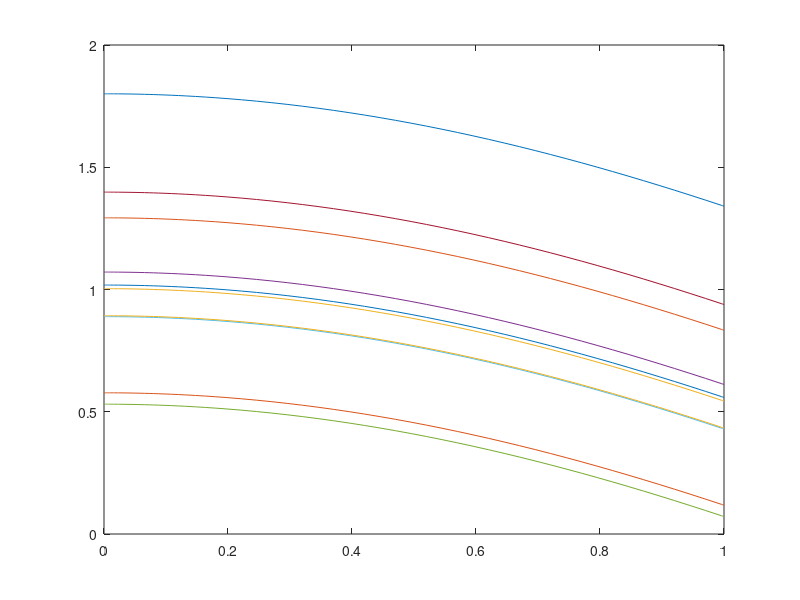
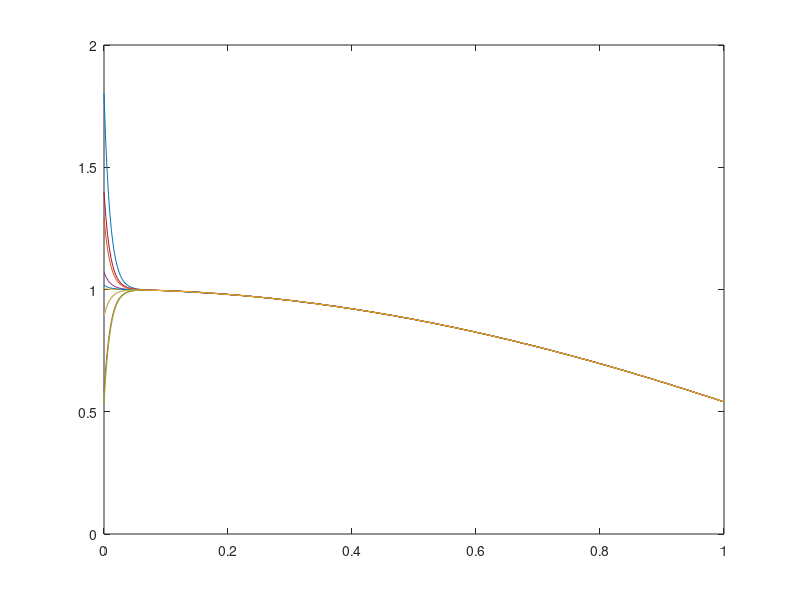

Source code (MATLAB) for these figures, in order:
%% Example of a stiff problem using ode45
% demo by Aili Shao, 2017.
%
% ode45 is based on an explicit Runge-Kutta (4,5) formula,
% the Dormand-Prince pair.  It is a single-step solver
% in computing u(tn), it needs only the solution at the
% immediately preceding time point, u(tn-1).
%
% Note that ode45 is usually used to solve nonstiff
% differential equations
%
% First ode45 applied to:
%    u' = -sin(t)
%
% Then ode45 applied to:
%    u' = -100(u-cos(t)) - sin(t)

%%
% non-stiff problem
rhs = @(t,u) -sin(t)

%%
% and similar but stiff u'=-100(u-cos(t)) - sin(t)
rhsstiff = @(t,u) -100*(u-cos(t))-sin(t)

%%
tspan= [0 1];
% Choose random initial conditions
N = 10;
u0 = 2*rand(N,1);
figure(1); clf;
figure(2); clf;


for i=1:N
  [t, u] = ode45(rhs, tspan, u0(i));
  figure(1)
  plot(t, u); hold on;
  pause
end
for i=1:N
  [t, unew]= ode45(rhsstiff, tspan, u0(i));
  figure(2)
  plot(t, unew); hold on;
  pause
end
